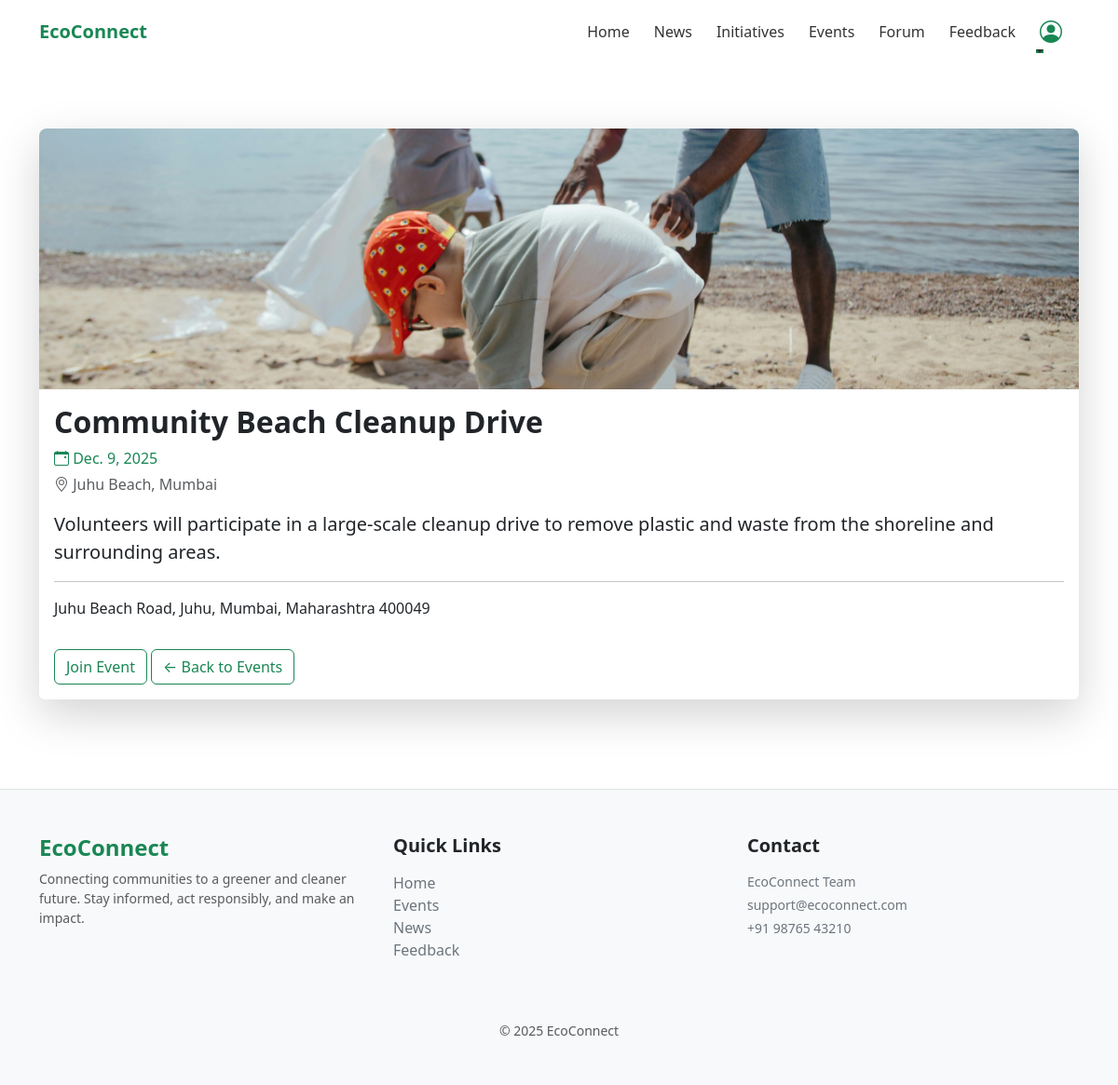
The app's page /events/2/ (signed in) with its own data.
### events/models.py (models this page shows, shortened)
class Event(models.Model):
    title = models.CharField(max_length=200)
    date = models.DateField()
    location = models.CharField(max_length=200)
    description = models.TextField()
    address = models.TextField(blank=True)
    image = models.ImageField(upload_to='events/', blank=True, null=True)
    created_at = models.DateTimeField(auto_now_add=True)

### events/views.py (the view)
# urls.py: path('<int:id>/', views.event_detail, name='event_detail'),
def event_detail(request, id):
    event = get_object_or_404(Event, id=id)
    joined_event_ids = Participation.objects.filter(
        user=request.user,
        event__isnull=False
    ).values_list('event_id', flat=True)
    return render(request, "event_detail.html", {"event": event,'joined_event_ids': list(joined_event_ids),})

### events/templates/event_detail.html
{% extends 'base.html' %} {% load static %} {% block content %}
<div class="container py-5">
  <div class="card border-0 shadow-lg">
    {% if event.image %}
    <img
      src="{{ event.image.url }}"
      class="card-img-top"
      alt="{{ event.title }}"
    />
    {% endif %}
    <div class="card-body">
      <h2 class="fw-bold">{{ event.title }}</h2>
      <p class="text-success mb-1">
        <i class="bi bi-calendar-event"></i> {{ event.date }}
      </p>
      <p class="text-muted mb-3">
        <i class="bi bi-geo-alt"></i> {{ event.location }}
      </p>
      <p class="lead">{{ event.description }}</p>
      <hr />
      <p>{{ event.address }}</p>
      {% if event.id in joined_event_ids %}
      <button disabled>Already Joined</button>
      {% else %}
      <a href="{% url 'events:join_event' event.id %}"   class="btn btn-outline-success mt-3">
        Join Event
      </a>
      {% endif %}
      <a
        href="{% url 'events:event_list' %}"
        class="btn btn-outline-success mt-3"
        >← Back to Events</a
        >
    </div>
  </div>
</div>
{% endblock %}

### static/css/global.css (style rules this page uses)
.card-img-top { max-height: 280px; object-fit: cover; border-radius: 0.5rem 0.5rem 0 0; }

### records on screen
Event: image (picture), title "Community Beach Cleanup Drive", date "Dec. 9, 2025", location "Juhu Beach, Mumbai", description "Volunteers will participate in a large-scale cleanup drive to remove plastic and waste from the shoreline and surrounding areas.", address "Juhu Beach Road, Juhu, Mumbai, Maharashtra 400049"
